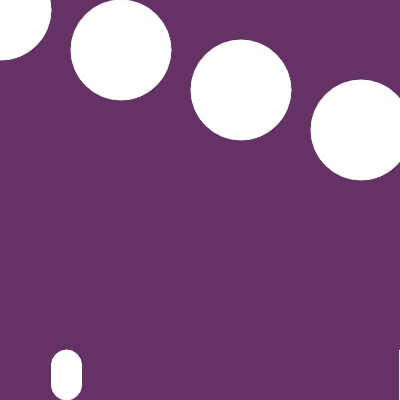
Frame 1 (no input)
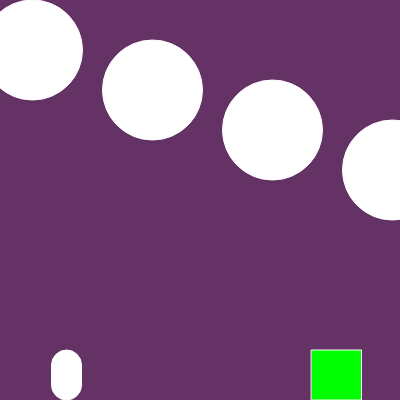
Frame 60 (no input)
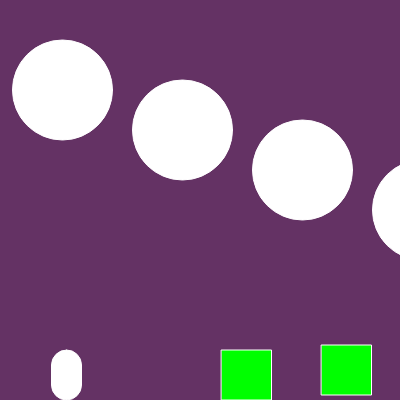
Frame 120 (the mouse pressed at the canvas centre since frame 60)

The p5.js sketch that drew these frames (run headless with seeded random() and noise() and a simulated clock; from frame 60 on, the mouse is pressed at the canvas centre):

// p5.js sketch
// ── sketch.js
// var particles = [];

var person;
var x = 0;
var coin = [];

// var obstacle;

function setup() {
  createCanvas(400, 400);
  person = new Person();
  for (var i = 0; i < 50; i++) {
    coin[i] = new Coin(400 + i * 100, height - 50 + i * -5);
  }
}

// function mousePressed() {
// var p = new Person(mouseX, mouseY, random(2, 4));
// person.push(p);
// }

function keyPressed() {
  if (key == ' ') {
    var jump = createVector(0, -3);
    person.applyForce(jump);
  }

}

function draw() {
  background(100, 50, 100);

  translate(-person.pos.x + 50, 0);

  person.update();
  person.edges();
  person.display();


  


  var gravity = createVector(0, 0.1);
  person.applyForce(gravity);


  // Wind force
  // if (mouseIsPressed) {
  //   var force = createVector(-0.1, 0);
  //   person.applyForce(force);
  // }

  for (var i = 0; i < 50; i++) {
    //new coin
    coin[i].show();
    person.hits(coin[i]);
  }

  //old rect
  // fill(0, 0, 0);
  // rect(400, height - 50, 20, 20);


  //clouds
  
  var cloudXs = [];
  for (var j = 0; j < 25; j++) {
    cloudXs.push(j * 20);
  }
  
  for (let i = 0; i < cloudXs.length; i++) {
    fill(255, 255, 255);
    ellipse(1 + cloudXs[i] * 6, (10 + cloudXs[i] * 2) % 400, 100, 100);
  }
  // var wind = createVector(0.1, 0);

  // for(var i = 0; i <particles.length; i++) {
  // var gravity = createVector(0, 0.2 * particles[i].mass);

  // Wind is applied only when mouse is pressed
  // Maybe
  // if (mousePressed) {
  // particles[i].applyForce(wind);
}

// particles[i].update();
// particles[i].edges();  
// particles[i].display();
// }
// } *= 

// ── coin.js
 function Coin(x, y) {
   this.pos = createVector(x, y);
   
   this.show = function() {
     fill(0, 255, 0);
     rect(this.pos.x, this.pos.y, 50, 50);
   }
 }

// ── person.js


function Person(x, y) {
  this.pos = createVector(50, height);
  this.vel = createVector(1.5, 0);
  this.acc = createVector(0, 0);
  this.score = 0;
  // this.mass = 0;

  this.applyForce = function(force) {
    // var f = force.copy();
    // f.div(this.mass);
    this.acc.add(force);
  }

  this.update = function() {
    this.vel.add(this.acc);
    this.pos.add(this.vel);
    this.acc.set(0, 0);
  }

  this.display = function() {
    fill(255);
    stroke(255);
    rect(this.pos.x, this.pos.y - 50, 30, 50, 30);
  }

  this.edges = function() {
    if (this.pos.y > height) {
      this.vel.y *= -0.5; //-1 for bouncing
      this.pos.y = height;
    }


    // if(this.pos.x > width) {
    //   this.vel.x *= -1;
    //   this.pos.x = width;
    // }
  }

  this.hits = function(coin) {
    //if person is over coin, do something
    if (this.pos.x >= coin.pos.x && this.pos.x <= coin.pos.x + 40 && this.pos.y >= coin.pos.y && this.pos.y <= coin.pos.y + 100) // 100? See if 40
    {
      coin.pos.y = -400;
      this.score++;
    }
  }

}
